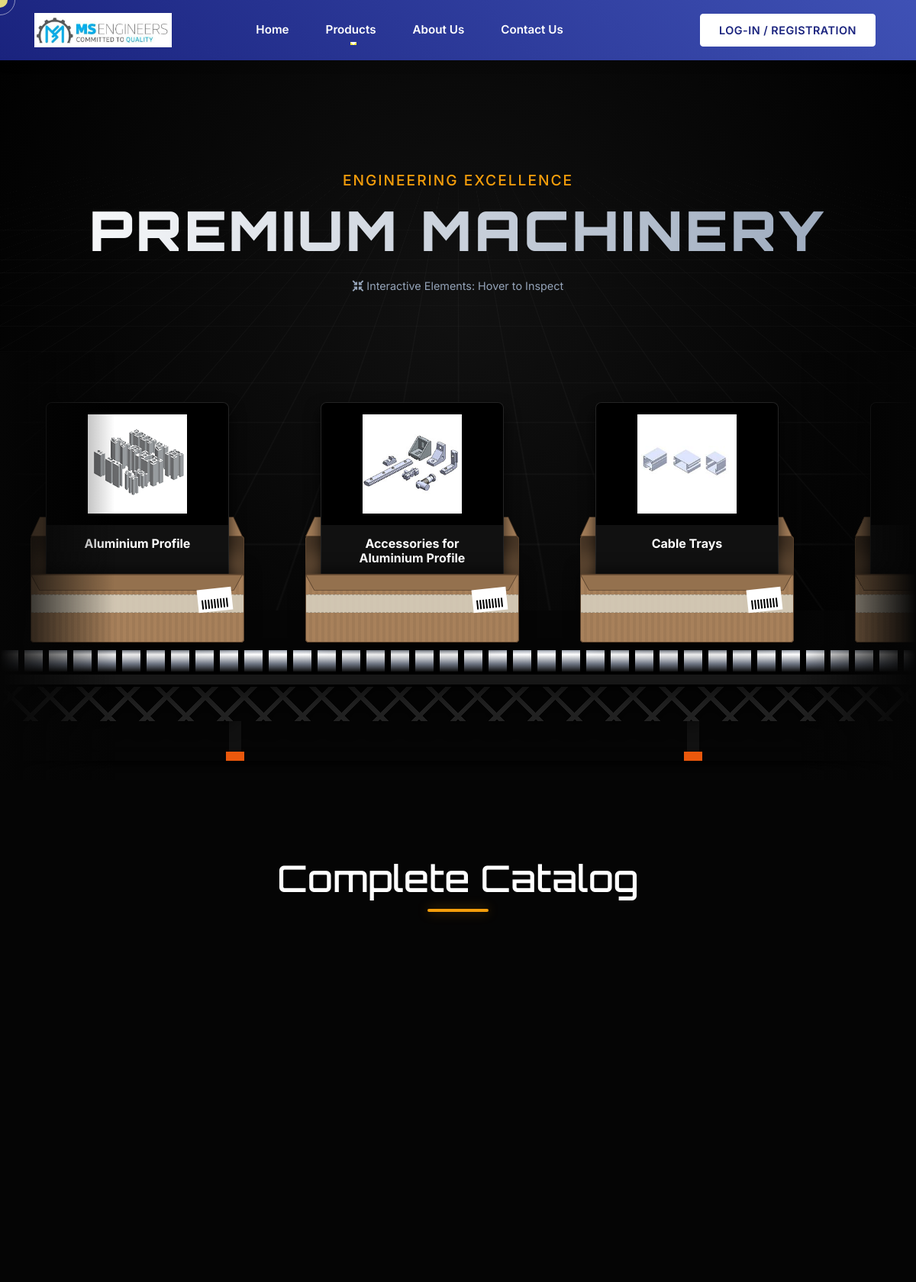
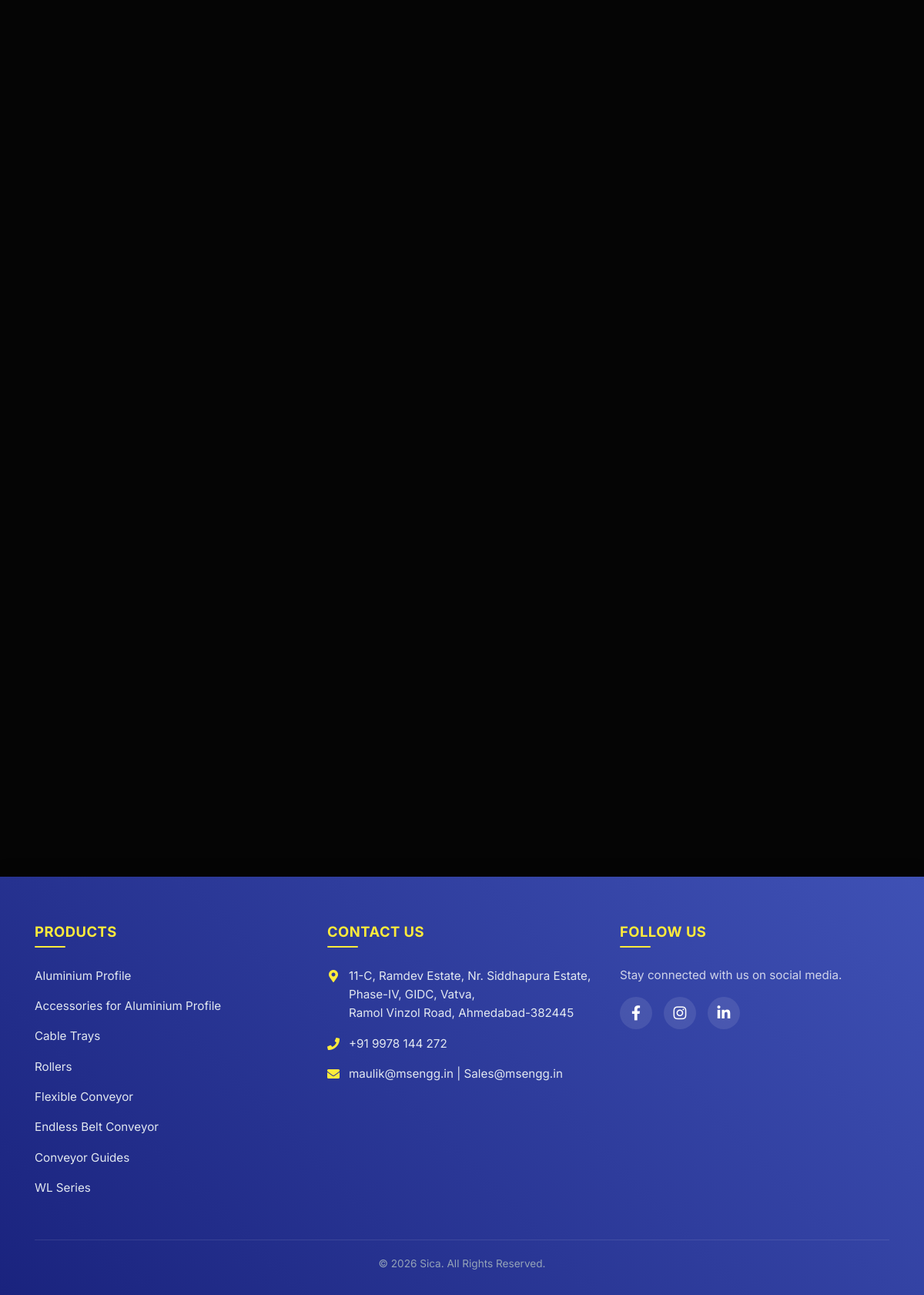
The page / on the database its author committed (2 pictures, top to bottom).
### tables this page shows
CREATE TABLE `pro` (
  `Sr.no` int(225) NOT NULL,
  `product_name` varchar(70) NOT NULL,
  `product_description` text NOT NULL,
  `img` varchar(225) NOT NULL
);

### product_name.php (called while the page is built)
<?php
include('connect.php');
$connectDB = new PDO($dns, $username, $password);
$connectDB->setAttribute(PDO::ATTR_ERRMODE, PDO::ERRMODE_EXCEPTION);
$query = $connectDB->prepare("SELECT * FROM pro");
$query->execute();
$products = $query->fetchAll(PDO::FETCH_ASSOC);
?>

### index.php (the view, shortened to what this page needs)
<?php
include('connect.php');
include('product_name.php');
?>
<!DOCTYPE html>
<html lang="en">
<head>
    <link rel="stylesheet" href="https://stackpath.bootstrapcdn.com/bootstrap/4.5.2/css/bootstrap.min.css">
    <link rel="stylesheet" href="https://cdnjs.cloudflare.com/ajax/libs/font-awesome/5.15.4/css/all.min.css">
</head>
<body>
    <div class="custom-cursor" id="cursor"></div>
    <div class="custom-cursor-follower" id="cursor-follower"></div>
    <div class="ambient-bg">
        <div class="perspective-grid"></div>
    </div>
    <div class="nav-wrapper interactive-element">
        <?php include('header.php'); ?>
    </div>
    <div class="page-wrapper">
        <section class="hero-section">
            <h2 class="hero-subtitle">Engineering Excellence</h2>
            <h1 class="hero-title">Premium Machinery</h1>
            <p class="hero-instruction interactive-element"><i class="fas fa-compress-arrows-alt"></i> Interactive Elements: Hover to Inspect</p>
        </section>
        <div class="conveyor-wrapper">
            <div class="conveyor-track">
                <?php foreach ($products as $product): ?>
                    <div class="conveyor-item interactive-element">
                        <a href="product_click.php?product_name=<?= urlencode($product['product_name']) ?>" class="real-box-link">
                            <div class="real-box">
                                <div class="box-product">
                                    <div class="box-img-wrapper">
                                        <img src="<?= htmlspecialchars($product['img']) ?>" class="box-card-img" alt="<?= htmlspecialchars($product['product_name']) ?>">
                                    </div>
                                    <div class="box-card-body">
                                        <h5 class="box-card-title"><?= htmlspecialchars($product['product_name']) ?></h5>
                                        <div class="box-card-action">Inspect <i class="fas fa-search"></i></div>
                                    </div>
                                </div>
                                <div class="box-front">
                                    <div class="box-tape"></div>
                                    <div class="box-shipping-label"></div>
                                </div>
                            </div>
                        </a>
                    </div>
                <?php endforeach; ?>
            </div>
            <div class="belt-visual-container">
                <div class="belt-rollers-layer"></div>
                <div class="belt-side-rail"></div>
                <div class="belt-scissor-frame"></div>
                <div class="belt-legs"></div>
            </div>
        </div>
        <section class="catalog-section container">
            <div class="section-header">
                <h2>Complete Catalog</h2>
            </div>
            <div class="grid-container">
            </div>
        </section>
    </div>
    <div class="interactive-element">
        <?php include('footer.php'); ?>
    </div>
</body>
</html>

### footer.php (shortened to what this page needs)
<footer class="modern-footer">
    <div class="container">
        <div class="row">
            <div class="col-md-4 col-sm-6 mb-4 mb-md-0">
                <h5>Products</h5>
                <ul>
                    <?php foreach ($products as $product): ?>
                        <li>
                            <a href="product_click.php?product_name=<?= urlencode($product['product_name']) ?>">
                                <?= htmlspecialchars($product['product_name']) ?>
                            </a>
                        </li>
                    <?php endforeach; ?>
                </ul>
            </div>
            <div class="col-md-4 col-sm-6 mb-4 mb-md-0">
                <h5>Contact Us</h5>
                <ul>
                    <li>
                        <i class="fas fa-map-marker-alt contact-icon"></i>
                        <span>
                            11-C, Ramdev Estate, Nr. Siddhapura Estate, Phase-IV, GIDC, Vatva,<br>
                            Ramol Vinzol Road, Ahmedabad-382445
                        </span>
                    </li>
                    <li>
                        <i class="fas fa-phone contact-icon"></i>
                        <span>+91 9978 144 272</span>
                    </li>
                    <li>
                        <i class="fas fa-envelope contact-icon"></i>
                        <span>
                            <a href="mailto:maulik@sica.in">maulik@msengg.in</a> |
                            <a href="mailto:sales@msengg.in">Sales@msengg.in</a>
                        </span>
                    </li>
                </ul>
            </div>
            <div class="col-md-4 col-sm-6">
                <h5>Follow Us</h5>
                <p class="text-light mb-3" style="opacity: 0.8; font-size: 0.95rem;">Stay connected with us on social media.</p>
                <div class="social-icons">
                    <a href="https://www.facebook.com/profile.php?id=100064131395346&mibextid=ZbWKwL" target="_blank" title="Facebook"><i class="fab fa-facebook-f"></i></a>
                    <a href="https://www.instagram.com/msen.gg?utm_source=qr&igsh=M2xybTZiazkzNG1q" target="_blank" title="Instagram"><i class="fab fa-instagram"></i></a>
                    <a href="https://www.linkedin.com/in/maulik-shastri-503b431a5?utm_source=share&utm_campaign=share_via&utm_content=profile&utm_medium=android_app" target="_blank" title="LinkedIn"><i class="fab fa-linkedin-in"></i></a>
                </div>
            </div>
        </div>
        <div class="row">
            <div class="col-12 text-center">
                <div class="footer-bottom">
                    &copy; <?= date("Y"); ?> Sica. All Rights Reserved.
                </div>
            </div>
        </div>
    </div>
</footer>

### header.php (style rules this page uses)
body { padding-top: 75px; }

### footer.php (style rules this page uses)
.modern-footer { background: linear-gradient(45deg, #1a237e, #3f51b5); color: #ffffff; padding: 60px 0 30px; box-shadow: 0 -4px 20px rgba(0, 0, 0, 0.15); font-family: 'Inter', sans-serif; }
.modern-footer h5 { color: #ffeb3b; font-weight: 700; font-size: 1.15rem; margin-bottom: 25px; text-transform: uppercase; letter-spacing: 0.5px; position: relative; padding-bottom: 10px; }
.modern-footer h5::after { content: ''; position: absolute; left: 0; bottom: 0; width: 40px; height: 2px; background: #ffeb3b; border-radius: 2px; }
.modern-footer ul { list-style: none; padding: 0; margin: 0; }
.modern-footer ul li { margin-bottom: 15px; color: #e2e8f0; font-size: 0.95rem; line-height: 1.6; display: flex; align-items: flex-start; }
.modern-footer a { color: #e2e8f0; text-decoration: none; transition: all 0.3s ease; display: inline-block; }
.modern-footer .contact-icon { color: #ffeb3b; font-size: 1rem; margin-right: 12px; margin-top: 4px; min-width: 16px; text-align: center; }
.modern-footer .social-icons { display: flex; gap: 15px; margin-top: 10px; }
.modern-footer .social-icons a { display: inline-flex; align-items: center; justify-content: center; width: 42px; height: 42px; background: rgba(255, 255, 255, 0.1); border-radius: 50%; color: #ffffff; font-size: 1.2rem; transition: all 0.3s ease; }
.modern-footer .footer-bottom { border-top: 1px solid rgba(255, 255, 255, 0.1); padding-top: 20px; margin-top: 40px; text-align: center; font-size: 0.85rem; color: #94a3b8; }

### rows shown on the page
pro: img (picture), product_name "Aluminium Profile"
pro: img (picture), product_name "Accessories for Aluminium Profile"
pro: img (picture), product_name "Cable Trays"
pro: product_name "Rollers"
pro: product_name "Flexible Conveyor"
pro: product_name "Endless Belt Conveyor"
pro: product_name "Conveyor Guides"
pro: product_name "WL Series"
